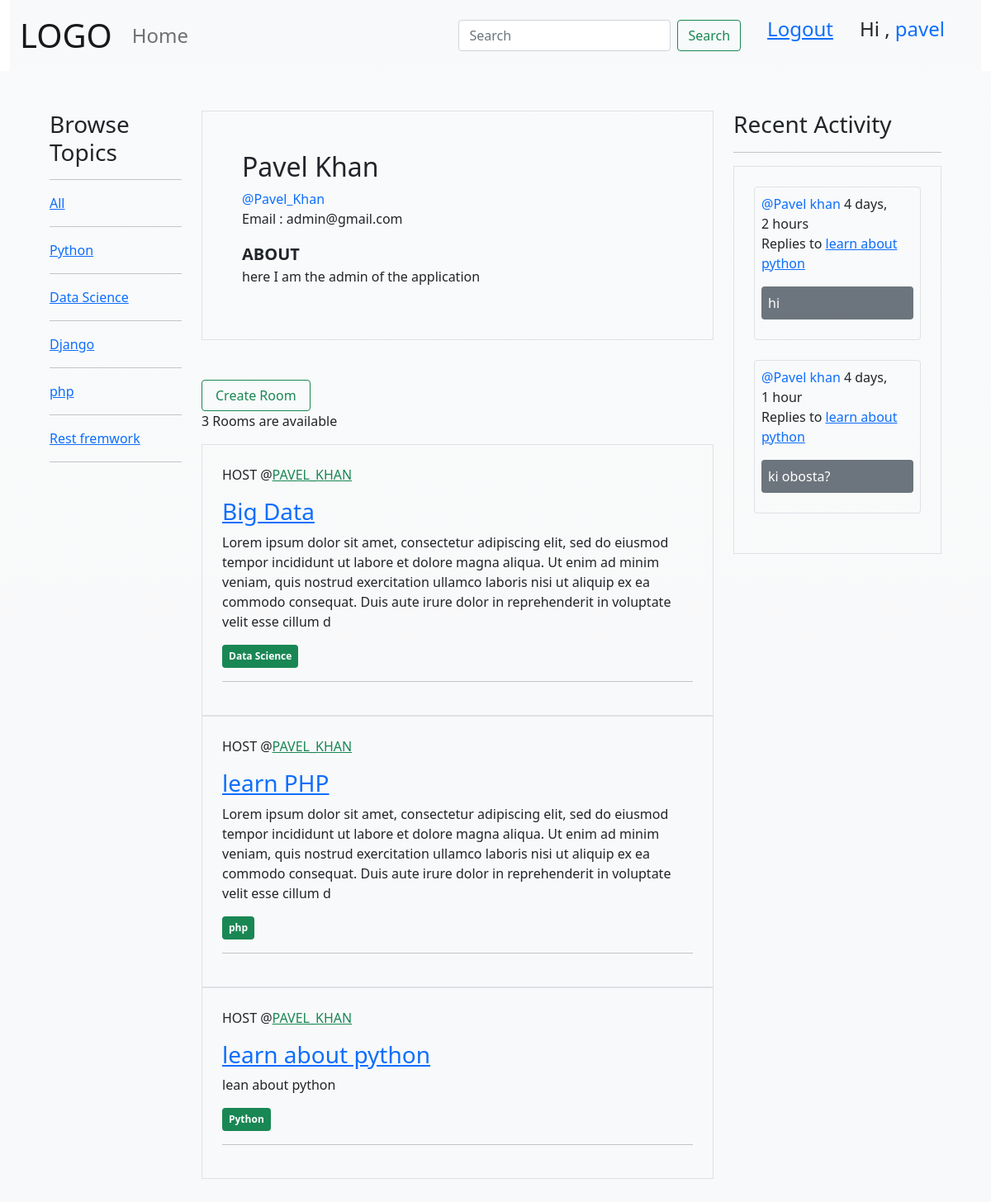
Screenshot of /profile/1/ (signed in) with the database file from the repository.
### base/models.py (models this page shows, shortened)
class CustomUser(AbstractUser):
  name = models.CharField(max_length=200, null= True)
  email = models.EmailField(unique = True)
  bio = models.TextField()
  USERNAME_FIELD = 'email'
  REQUIRED_FIELDS = []
  objects = CustomUserManager()
  def __str__(self):
    return str(self.name)

class TopicModel(models.Model):
  name = models.CharField(max_length=200)

class RoomModel(models.Model):
  host = models.ForeignKey(CustomUser, on_delete=models.SET_NULL, null=True)
  topic = models.ForeignKey('TopicModel', on_delete=models.SET_NULL, null=True)
  name = models.CharField(max_length=200)
  description = models.TextField(null=True, blank=True)
  participants = models.ManyToManyField(CustomUser, related_name='participants', blank=True)
  updated = models.DateTimeField(auto_now=True)
  created = models.DateTimeField(auto_now_add=True)
  class Meta:
    ordering = ['-updated','-created']
  def __str__(self):
      return self.name

class MassageModel(models.Model):
  user = models.ForeignKey(CustomUser, on_delete=models.CASCADE)
  room = models.ForeignKey("RoomModel", on_delete=models.CASCADE)
  body = models.TextField()
  updated = models.DateTimeField(auto_now=True, null=True, blank=True)
  created = models.DateTimeField(auto_now_add=True, null=True, blank=True)
  def __str__(self):
      return self.body[0:20]

### base/views.py (the view)
# urls.py: path('profile/<str:pk>/', views.userProfile, name='profile'),
@login_required(login_url='userlogin')
def userProfile(request,pk):
  user = CustomUser.objects.get(id=pk)
  rooms = user.roommodel_set.all()
  rooms_count = rooms.count()
  room_massage = user.massagemodel_set.all()
  topics = TopicModel.objects.all()
  context={'user':user, 'rooms': rooms, 'room_massage': room_massage, 'topics': topics, 'rooms_count':rooms_count}
  return render(request, "profile.html",context)

### base/templates/profile.html (shortened to what this page needs)
{% extends 'main.html' %} {% block content %}
<div class="row mx-5 py-5">
  <div class="col-2">{% include 'topic_component.html' %}</div>
  <div class="col-7">
    <div class="position-relative border p-5 mb-5">
      <h2 class="text-capitalize">{{user.name}}</h2>
      <a
        href="{% url 'profile' user.id %}"
        class="d-block text-primary text-decoration-none"
        >@{{user.username}}</a
      >
      <p>Email : {{user.email}}</p>
      <p>
        <span class="d-block text-uppercase fs-5 fw-bold">about</span
        >{{user.bio}}
      </p>
    </div>
    {% include 'feed_component.html' %}
  </div>
  <div class="col-3">{% include 'recent_activity_component.html' %}</div>
</div>
{% endblock content %}

### templates/navbar.html (shortened to what this page needs)
<div class="container-fluid ">
  <nav class="navbar navbar-expand-lg navbar-light bg-light align-items-center">
    <div class="container-fluid">
      <a class="navbar-brand fs-1" href="{% url 'home' %}">LOGO</a>
      <div class="collapse navbar-collapse" id="navbarSupportedContent">
        <ul class="navbar-nav me-auto mb-2 mb-lg-0">
          <li class="nav-item">
            <a
              class="nav-link fs-4"
              href="{% url 'home' %}"
              >Home</a
            >
          </li>
        </ul>
        <form class="d-flex" method="GET" action="{% url 'home' %}">
          <input
            class="form-control me-2"
            type="search"
            placeholder="Search"
            aria-label="Search"
            name="q"
          />
          <button class="btn btn-outline-success" type="submit">Search</button>
        </form>
        <div class="d-flex mx-3 fs-4">
          {% if request.user.is_authenticated %}
          <a class="mx-3" href="{% url 'userlogout' %}">Logout</a>
          <p class="mx-3 " >Hi ,<a href="{% url 'profile' request.user.id %}" class="text-decoration-none" > {{request.user}}</a></p>
          {% else %}
          <a class="mx-3" href="{% url 'userlogin' %}">Login</a>
          <a class="mx-3" href="{% url 'userregister' %}"> Register </a>
          {% endif %}
        </div>
      </div>
    </div>
  </nav>
</div>

### base/templates/topic_component.html
<h3>Browse Topics</h3>
<hr />
<a href="{% url 'home' %}">All</a>
<hr />
{% for topic in topics %}
<a href="{% url 'home' %}?q={{topic.name}}">{{topic.name}}</a>
<hr />
{% endfor %}

### base/templates/feed_component.html
{% if request.user.is_authenticated %}
<a class="btn btn-outline-success px-3" href="{% url 'create_room' %}">Create Room</a>
{% endif %}
<p>{{rooms_count}} Rooms are available</p>
{% for room in rooms %}
<div class="border p-4">
  <p class="text-uppercase">Host @<a href="{% url 'profile' room.host.id %}" class="link-success link-offset-2 link-underline-opacity-25 link-underline-opacity-100-hover">{{room.host.username}}</a></p>
  <h3><a href="{% url 'room' room.id %}">{{room.name}}</a></h3>
  <p>{{room.description}}</p>
  <span class="badge bg-success p-2">{{room.topic.name}}</span>
  <hr />
</div>
{% endfor %}

### base/templates/recent_activity_component.html (shortened to what this page needs)
<h3>Recent Activity</h3>
<hr />
<div class="border p-4">
  {% for massages in room_massage %}
  <div class="border rounded-2 p-2 mb-4">
    <a href="{% url 'profile' massages.user.id %}" class="text-primary text-decoration-none">@{{massages.user}}</a>
    <span>{{massages.updated|timesince}}</span>
    <p>
      Replies to <a href="{% url 'room' massages.room.id">{{massages.room}}</a>
    </p>
    <p class="text-white bg-secondary rounded-2 p-2">{{massages}}</p>
  </div>
  {% endfor %}
</div>

### rows the page displays
CustomUser: user "pavel"
TopicModel: name "Python"
TopicModel: name "Data Science"
TopicModel: name "Django"
TopicModel: name "php"
TopicModel: name "Rest fremwork"
CustomUser: name "Pavel Khan", username "Pavel_Khan", email "admin@gmail.com", bio "here I am the admin of the application"
RoomModel: host.username "PAVEL_KHAN", name "Big Data", description "Lorem ipsum dolor sit amet, consectetur adipiscing elit, sed do eiusmod tempor incididunt ut labore et dolore magna aliqua. Ut enim ad minim veniam, quis nostrud exercitation ullamco laboris nisi ut aliquip ex ea commodo consequat. Duis aute irure dolor in reprehenderit in voluptate velit esse cillum d", topic.name "Data Science"
RoomModel: host.username "PAVEL_KHAN", name "learn PHP", description "Lorem ipsum dolor sit amet, consectetur adipiscing elit, sed do eiusmod tempor incididunt ut labore et dolore magna aliqua. Ut enim ad minim veniam, quis nostrud exercitation ullamco laboris nisi ut aliquip ex ea commodo consequat. Duis aute irure dolor in reprehenderit in voluptate velit esse cillum d", topic.name "php"
RoomModel: host.username "PAVEL_KHAN", name "learn about python", description "lean about python", topic.name "Python"
MassageModel: user "Pavel khan", updated "4 days, 2 hours", room "learn about python", body "hi"
MassageModel: user "Pavel khan", updated "4 days, 1 hour", room "learn about python", body "ki obosta?"

### other values shown
{{ rooms_count }} "3"
